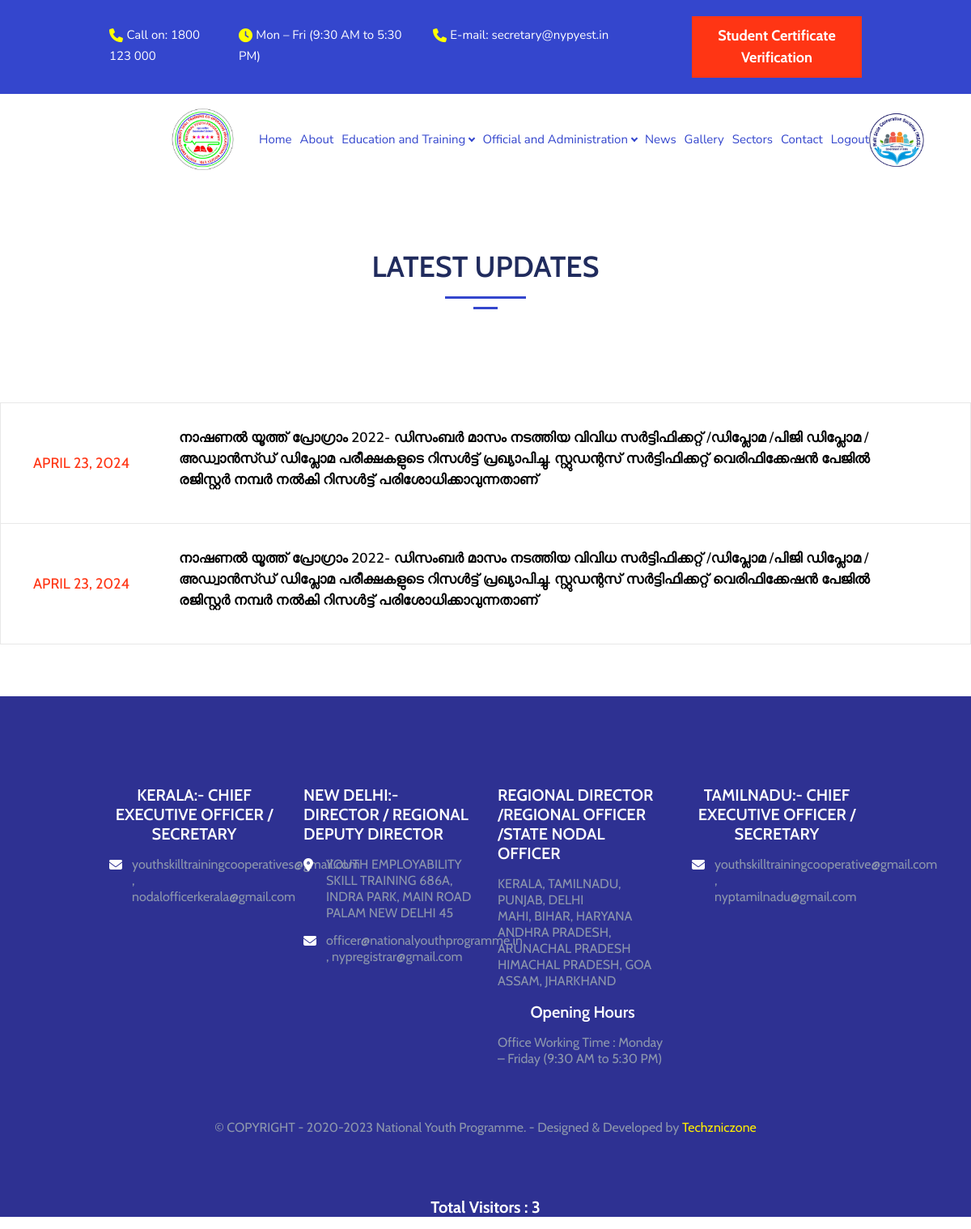
The app's page /news (signed in) with its own data.
### nationalyouth/models.py (models this page shows, shortened)
class News(models.Model):
    news_title = models.CharField(max_length=250)
    news_image = models.ImageField(upload_to='image/download/uploads/news_image/',null=True,blank=True)
    news_description = models.TextField()
    news_date = models.DateField(auto_now_add=True)

### nationalyouth/views.py (the view)
# urls.py: path('news',news,name='news'),
def news(request):
    get_all_news = News.objects.all()
    def get_ip(request):
        address = request.META.get('HTTP_X_FORWAREDED_FOR')
        if address:
            ip = address.split(',')[-1].strip()
        else:
            ip = request.META.get('REMOTE_ADDR')
        return ip
    ip=get_ip(request)
    u=Visitor_IP(visitor_ip=ip)
    result = Visitor_IP.objects.filter(Q(visitor_ip__contains=ip))
    if len(result)==1:
        print('User Exist')
    elif len(result)>1:
        print("User Exist more....")
    else:
        u.save()
        print("user is unqiue")
    count=Visitor_IP.objects.all().count()
    data={
        'count':count,
        'get_all_news':get_all_news,
    }
    return render(request,'Main/latest_updates.html',data)

### nationalyouth/templates/Main/latest_updates.html (shortened to what this page needs)
{% extends 'Main/base.html' %}
{% block main_content %}
{% load static %}
<div class="phStickyWrap">
    {% include 'Main/header.html' %}
</div>
<header class="headingHead text-center mb-12 mt-16">
    <h2 class="fwSemiBold">LATEST UPDATES</h2>
    <div style="display: flex; flex-direction: column; align-items: center;">
        <div style="width: 100px; height: 3px; background-color: #3446CD; margin-bottom: 10px;"></div>
        <div style="width: 30px; height: 3px; background-color: #3446CD;"></div>
    </div>
</header>
<div class="pt-7 pb-6 pt-lg-11 pb-lg-9 pt-xl-14 pb-xl-12">
    {% for nw in get_all_news %}
    <article class="ueEveColumn__list position-relative px-4 py-3 px-lg-8 py-lg-6">
        <div class="d-lg-flex align-items-md-center">
            <time datetime="2011-01-12"
                class="uecTime text-black fontAlter text-uppercase flex-shrink-0 mr-4 mr-lg-6 d-block mb-2 mb-lg-0">
                <span style="font-size: 18px;" class="textLarge">{{nw.news_date}}
            </time>
            <div class="d-md-flex align-items-md-center flex-grow-1">
                <div class="descrWrap flex-grow-1">
                    <strong class="tagTitle d-block fwSemiBold mb-2" style="color: black;">{{nw.news_description}}
                    </strong>
                </div>
            </div>
        </div>
    </article>
    {% endfor %}
</div>
{% include 'Main/footer.html' %}
{% endblock %}

### nationalyouth/static/main/css/colors.css (style rules this page uses)
.btnTheme.btnNoOver:hover, .btnTheme::before, .btnLink, .form-group .req, .hdScheduleList .icn, .mainNavigation.navbar-nav .nav-item.active .nav-link, .mainNavigation.navbar-nav .nav-link:hover, .mainNavigation.navbar-nav .nav-link:focus, .mainNavigation.navbar-nav .nav-link:active, .mainNavigation .ddohOpener:hover > .nav-link, .hdSearchOpener:hover, .fflColumn .icnWrap, .cfbFeatList .icnWrap, .erLinksList > li > a:hover, .egdColumn:hover .icnWrap, .dcsColumn .icnWrap, .coDefaultList > li::before, .drItemRow .btnDownload, .widgetDepartsNav li.active > a, .widgetFiltersNav li.active > a, .widgetDepartsNav li a:hover, .widgetFiltersNav li a:hover, .prtColumn .icnWrap, .euTitle, .tlTimeTitle, .adminCountsList .textLarge, .helpAsideBlock .habTitle, .gbfColumn .icnWrap, .uecTime .textLarge, .widgetUpcoming .icn, .widgetTags a:hover, .widgetTags a.current, .tagList a:hover, .tagList a.current, .pnnPaginList li > a, .newsClassicColumn .icnTheme, .btnYouPlay:hover, .customCheckboxLabel .cuFakeLabel::after, .reviewSubmissionForm .req, .ratingStarList li a:hover, .ratingStarList li.active, .ratingStarList li.active a, .sdbWDescription .ratingStarList li.active, .quantity .quantity-button:hover, .cartTable .quantity .quantity-button:hover, .clientQuote q::before, .thanksForSupportingBlock .habTitle, .ourPromiseBlock .habTitle, .sectionWrap .habTitle, .callLink:hover, .callLink .icn, .clientQuoteii::after, .govServiceCol .icnWrap, #myTab .tablink.active, #myTab .tablink:hover, .causeSingle .icnTheme, .newsSingleWrap .icnTheme, .newsSingleWrap .tagList a.active, .widget h3, .widget .h3 { color: #ff3514; }

### nationalyouth/static/main/css/responsive.css (style rules this page uses)
@media (min-width: 768px) { h2, .h2 { font-size: 2rem; } }
@media (min-width: 768px) { .phStickyWrap { min-height: 95px; } }
@media (min-width: 768px) { .ueEveColumn__list { max-width: none; } }
@media (min-width: 992px) { h2, .h2 { font-size: 2.25rem; } }
@media (min-width: 992px) { .phStickyWrap { min-height: 111px; } }
@media (min-width: 992px) { .uecTime { font-size: 16px; width: 150px; } }
@media (min-width: 992px) { .uecTime .textLarge { font-size: 45px; } }

### records on screen
News: news_date "APRIL 23, 2024", news_description "നാഷണൽ യൂത്ത് പ്രോഗ്രാം 2022- ഡിസംബർ മാസം നടത്തിയ വിവിധ സർട്ടിഫിക്കറ്റ് /ഡിപ്ലോമ /പിജി ഡിപ്ലോമ /അഡ്വാൻസ്ഡ് ഡിപ്ലോമ പരീക്ഷകളുടെ റിസൾട്ട്‌ പ്രഖ്യാപിച്ചു. സ്റ്റുഡന്റസ് സർട്ടിഫിക്കറ്റ് വെരിഫിക്കേഷൻ പേജിൽ രജിസ്റ്റർ നമ്പർ നൽകി റിസൾട്ട്‌ പരിശോധിക്കാവുന്നതാണ്"
News: news_date "APRIL 23, 2024", news_description "നാഷണൽ യൂത്ത് പ്രോഗ്രാം 2022- ഡിസംബർ മാസം നടത്തിയ വിവിധ സർട്ടിഫിക്കറ്റ് /ഡിപ്ലോമ /പിജി ഡിപ്ലോമ /അഡ്വാൻസ്ഡ് ഡിപ്ലോമ പരീക്ഷകളുടെ റിസൾട്ട്‌ പ്രഖ്യാപിച്ചു. സ്റ്റുഡന്റസ് സർട്ടിഫിക്കറ്റ് വെരിഫിക്കേഷൻ പേജിൽ രജിസ്റ്റർ നമ്പർ നൽകി റിസൾട്ട്‌ പരിശോധിക്കാവുന്നതാണ്"

### other values on screen
{{ count }} "3"
